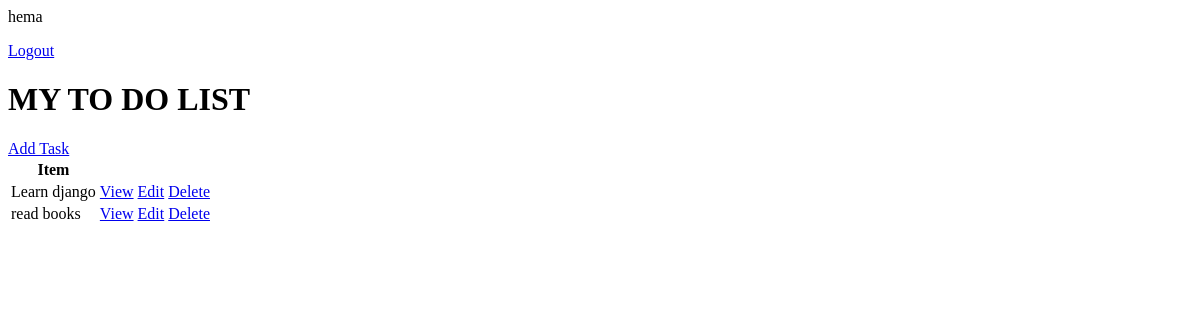
Page / (signed in) on the earlier database version.
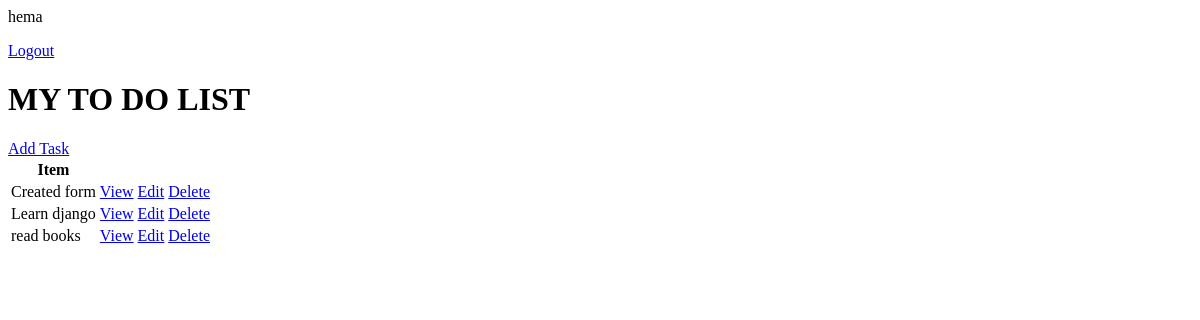
Same page on the later database version.
### base/models.py (models this page shows, shortened)
class Task(models.Model):
    user= models.ForeignKey(User,on_delete=models.CASCADE,null=True,blank=True)
    title=models.CharField(max_length=200)
    description=models.TextField(null=True,blank=True)
    complete=models.BooleanField(default=False)
    create=models.DateField(auto_now_add=True)
    class Meta:
        ordering = ['complete']

### base/views.py (the view)
# urls.py: path('',TaskList.as_view(),name='tasks'),
class TaskList(LoginRequiredMixin,ListView):
    model = Task
    context_object_name='tasks'
    def get_context_data(self, **kwargs):
        context=super().get_context_data(**kwargs)
        context['tasks']=context['tasks'].filter(user=self.request.user)
        context['count']=context['tasks'].filter(complete=False).count()
        return context

### base/templates/base/task_list.html
{% if request.user.is_authenticated %}
<p>{{request.user}}</p>
<a href="{% url 'logout'%}">Logout</a>
{% else %}
<a href="{% url 'login'%}">Login</a>
{% endif %}
<h1>MY TO DO LIST</h1>
<a href="{% url 'task-create'%}">Add Task</a>
<table>
    <tr>
        <th>Item</th>
        <th></th>
        <th></th>
        <th></th>
    </tr>
    {% for task in object_list%}
    <tr>
        <td>{{task.title}}</td>
        <td><a href="{% url 'task' task.id %}">View</a></td>
        <td><a href="{% url 'task-update' task.id %}">Edit</a></td>
        <td><a href="{% url 'task-delete' task.id %}">Delete</a></td>
    </tr>
    {% empty %}
    <h3>No items</h3>
    {%endfor%}
</table>

Differences in the rows shown:
added Task: title "Created form"
